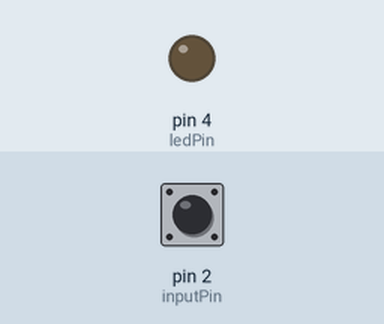
This sketch was run on a simulated Arduino Uno, built with avr-gcc and run on an emulated ATmega328P. Shown: output pins drawn as LEDs (lit = HIGH). Dashed ring = blinking. Inputs (shaded band) come from the test bench; at power-on: pin 2 (inputPin) HIGH. What the sketch prints to the serial monitor is not drawn.

Above: at 1.2 s.
1.3 s: pin 2 (inputPin) pulled LOW for 0.15 s
At 1.37 s:
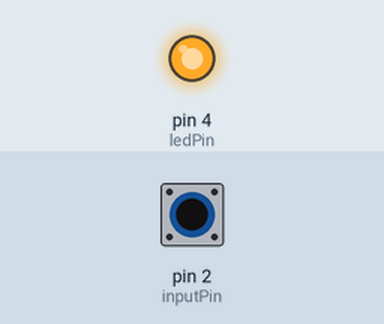
2.9 s: pin 2 (inputPin) pulled LOW for 1 s
At 5.2 s:
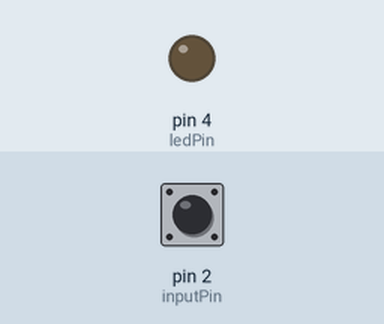
5.8 s: pin 2 (inputPin) pulled LOW for 3.2 s
At 6.6 s:
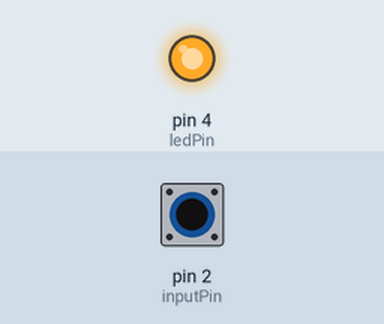
10.5 s: pin 2 (inputPin) pulsed LOW 2 times (0.12 s each, 0.3 s apart)
At 10.56 s:
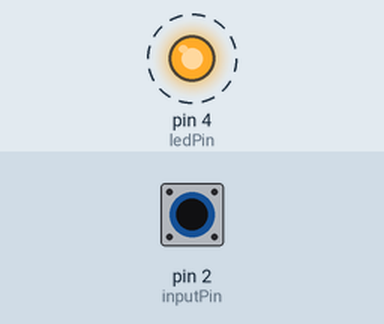
12.9 s: pin 2 (inputPin) pulsed LOW 5 times (0.12 s each, 0.3 s apart)
At 15.0 s:
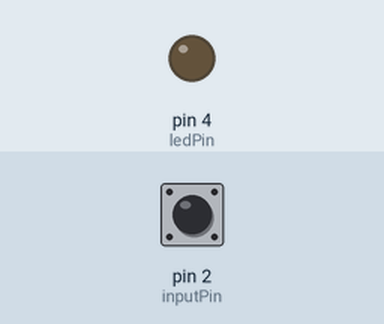
Timing chart, 0 to 16.5 s (numbered marks = the images above; inputs shaded):
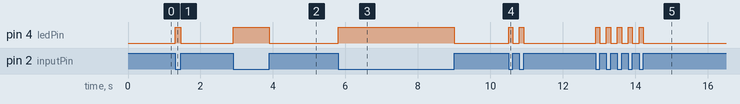

The sketch:

F7P3LDOIYOQISM2.ino
```cpp
unsigned long signal_len,t1,t2;   //time for which button is pressed
int inputPin = 2;                 //input pin for push button
int ledPin = 4;                   //outpu pin for LED
String code = "";                 //string in which one alphabet is stored

void setup() {
  Serial.begin(9600);
  pinMode(inputPin, INPUT_PULLUP); //internal pullup resistor is used to simplify the circuit
  pinMode(ledPin,OUTPUT);
}

void loop()
{
NextDotDash:
  while (digitalRead(inputPin) == HIGH) {}
  t1 = millis();                            //time at button press
  digitalWrite(ledPin, HIGH);               //LED on while button pressed
  while (digitalRead(inputPin) == LOW) {}
  t2 = millis();                            //time at button release
  digitalWrite(ledPin, LOW);                //LED off on button release
  signal_len = t2 - t1;                     //time for which button is pressed
  if (signal_len > 50)                      //to account for switch debouncing
  {
    code += readio();                       //function to read dot or dash
  }
  while ((millis() - t2) < 500)           //if time between button press greater than 0.5sec, skip loop and go to next alphabet
  {
    if (digitalRead(inputPin) == LOW)
    {
      goto NextDotDash;
    }
  }
  convertor();                          //function to decipher code into alphabet
}

char readio()
{
  if (signal_len < 400 && signal_len > 50)
  {
    return '.';                        //if button press less than 0.4sec, it is a dot
  }
  else if (signal_len > 400)
  {
    return '-';                        //if button press more than 0.4sec, it is a dash
  }
}

void convertor()
{
  static String letters[] = {".-", "-...", "-.-.", "-..", ".", "..-.", "--.", "....", "..", ".---", "-.-", ".-..", "--", "-.", "---", ".--.", "--.-",
                             ".-.", "...", "-", "..-", "...-", ".--", "-..-", "-.--", "--..", "E"
                            };
  int i = 0;
  if (code == ".-.-.-")
  {
    Serial.print(".");        //for break
  }
  else
  {
    while (letters[i] != "E")  //loop for comparing input code with letters array
    {
      if (letters[i] == code)
      {
        Serial.print(char('A' + i));
        break;
      }
      i++;
    }
    if (letters[i] == "E")
    {
      Serial.println("<Wrong input>");  //if input code doesn't match any letter, error
    }
  }
  code = "";                            //reset code to blank string
}
```

Measured:
- after the input at 1.3 s, pin 4 (ledPin): LOW → HIGH at once, → LOW 0.15 s later
- after the input at 2.9 s, pin 4 (ledPin): LOW → HIGH at once, → LOW 1.0 s later
- after the input at 5.8 s, pin 4 (ledPin): LOW → HIGH at once, → LOW 3.2 s later
- after the input at 10.5 s, pin 4 (ledPin): alternates HIGH for 0.12 s and LOW for 0.18 s, 4 changes in all, then stays LOW, starting at once
- after the input at 12.9 s, pin 4 (ledPin): alternates HIGH for 0.12 s and LOW for 0.18 s, 10 changes in all, then stays LOW, starting at once
